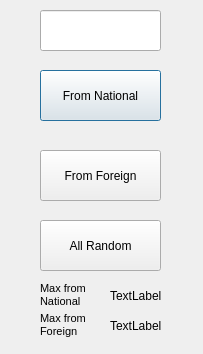
<?xml version="1.0" encoding="UTF-8"?>
<ui version="4.0">
 <class>ChooseTest</class>
 <widget class="QDialog" name="ChooseTest">
  <property name="geometry">
   <rect>
    <x>0</x>
    <y>0</y>
    <width>203</width>
    <height>354</height>
   </rect>
  </property>
  <property name="windowTitle">
   <string>Dialog</string>
  </property>
  <widget class="QPushButton" name="nationalButton">
   <property name="geometry">
    <rect>
     <x>40</x>
     <y>70</y>
     <width>121</width>
     <height>51</height>
    </rect>
   </property>
   <property name="text">
    <string>From National</string>
   </property>
  </widget>
  <widget class="QPushButton" name="foreignButton">
   <property name="geometry">
    <rect>
     <x>40</x>
     <y>150</y>
     <width>121</width>
     <height>51</height>
    </rect>
   </property>
   <property name="text">
    <string>From Foreign</string>
   </property>
  </widget>
  <widget class="QPushButton" name="randomButton">
   <property name="geometry">
    <rect>
     <x>40</x>
     <y>220</y>
     <width>121</width>
     <height>51</height>
    </rect>
   </property>
   <property name="text">
    <string>All Random</string>
   </property>
  </widget>
  <widget class="QLineEdit" name="numOfTestEdit">
   <property name="geometry">
    <rect>
     <x>40</x>
     <y>10</y>
     <width>121</width>
     <height>41</height>
    </rect>
   </property>
  </widget>
  <widget class="QLabel" name="errorLabel">
   <property name="geometry">
    <rect>
     <x>30</x>
     <y>280</y>
     <width>141</width>
     <height>61</height>
    </rect>
   </property>
   <property name="text">
    <string/>
   </property>
  </widget>
  <widget class="QLabel" name="maxNationalSizeLabel">
   <property name="geometry">
    <rect>
     <x>110</x>
     <y>280</y>
     <width>51</width>
     <height>31</height>
    </rect>
   </property>
   <property name="text">
    <string>TextLabel</string>
   </property>
  </widget>
  <widget class="QLabel" name="label">
   <property name="geometry">
    <rect>
     <x>40</x>
     <y>280</y>
     <width>51</width>
     <height>31</height>
    </rect>
   </property>
   <property name="text">
    <string>&lt;!DOCTYPE HTML PUBLIC &quot;-//W3C//DTD HTML 4.0//EN&quot; &quot;http://www.w3.org/TR/REC-html40/strict.dtd&quot;&gt;
&lt;html&gt;&lt;head&gt;&lt;meta name=&quot;qrichtext&quot; content=&quot;1&quot; /&gt;&lt;style type=&quot;text/css&quot;&gt;
p, li { white-space: pre-wrap; }
&lt;/style&gt;&lt;/head&gt;&lt;body style=&quot; font-family:'MS Shell Dlg 2'; font-size:8pt; font-weight:400; font-style:normal;&quot;&gt;
&lt;p align=&quot;justify&quot; style=&quot; margin-top:0px; margin-bottom:0px; margin-left:0px; margin-right:0px; -qt-block-indent:0; text-indent:0px;&quot;&gt;Max from &lt;/p&gt;
&lt;p align=&quot;justify&quot; style=&quot; margin-top:0px; margin-bottom:0px; margin-left:0px; margin-right:0px; -qt-block-indent:0; text-indent:0px;&quot;&gt;National&lt;/p&gt;&lt;/body&gt;&lt;/html&gt;</string>
   </property>
   <property name="scaledContents">
    <bool>false</bool>
   </property>
  </widget>
  <widget class="QLabel" name="label_2">
   <property name="geometry">
    <rect>
     <x>40</x>
     <y>310</y>
     <width>51</width>
     <height>31</height>
    </rect>
   </property>
   <property name="text">
    <string>&lt;!DOCTYPE HTML PUBLIC &quot;-//W3C//DTD HTML 4.0//EN&quot; &quot;http://www.w3.org/TR/REC-html40/strict.dtd&quot;&gt;
&lt;html&gt;&lt;head&gt;&lt;meta name=&quot;qrichtext&quot; content=&quot;1&quot; /&gt;&lt;style type=&quot;text/css&quot;&gt;
p, li { white-space: pre-wrap; }
&lt;/style&gt;&lt;/head&gt;&lt;body style=&quot; font-family:'MS Shell Dlg 2'; font-size:8pt; font-weight:400; font-style:normal;&quot;&gt;
&lt;p align=&quot;justify&quot; style=&quot; margin-top:0px; margin-bottom:0px; margin-left:0px; margin-right:0px; -qt-block-indent:0; text-indent:0px;&quot;&gt;Max from &lt;/p&gt;
&lt;p align=&quot;justify&quot; style=&quot; margin-top:0px; margin-bottom:0px; margin-left:0px; margin-right:0px; -qt-block-indent:0; text-indent:0px;&quot;&gt;Foreign&lt;/p&gt;&lt;/body&gt;&lt;/html&gt;</string>
   </property>
   <property name="scaledContents">
    <bool>false</bool>
   </property>
  </widget>
  <widget class="QLabel" name="maxForeignSizeLabel">
   <property name="geometry">
    <rect>
     <x>110</x>
     <y>310</y>
     <width>51</width>
     <height>31</height>
    </rect>
   </property>
   <property name="text">
    <string>TextLabel</string>
   </property>
  </widget>
 </widget>
 <resources/>
 <connections/>
</ui>
